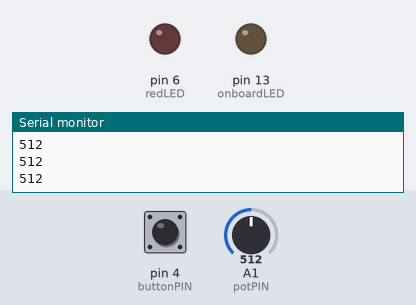
This sketch was run on a simulated Arduino Uno, built with avr-gcc and run on an emulated ATmega328P. On the bench: output pins drawn as LEDs (lit = HIGH), the last lines printed to the serial monitor. The inputs (shaded band) are chosen by the test bench; at power-on: pin 4 (buttonPIN) LOW, A1 (potPIN) = 512.

Above: at 1.2 s.
1.3 s: pin 4 (buttonPIN) pulled HIGH for 1 s
At 2.8 s:
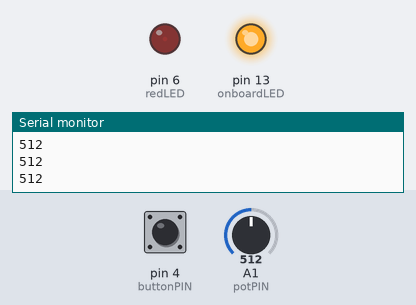
3.8 s: A1 (potPIN) set to 510
At 4.4 s:
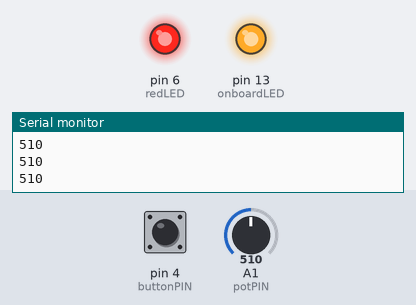
5.3 s: A1 (potPIN) set to 0
At 5.6 s:
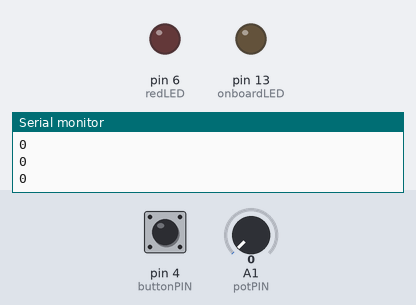
Timing chart, 0 to 8.3 s (numbered marks = the images above; inputs shaded):
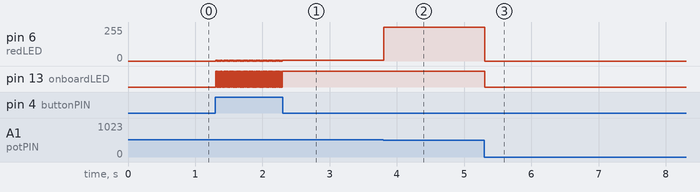

Measured:
- the behaviour switches between 511 and 510 on A1 (potPIN) (found by bisection; images 1 and 2)
- after the input at 1.3 s, pin 6 (redLED): alternates 6/255 for 0.01 s and 0/255 for 0.01 s, 95 changes in all, then stays 6/255, starting at once; pin 13 (onboardLED): alternates HIGH for 0.01 s and LOW for 0.01 s, 95 changes in all, then stays HIGH, starting at once
- after the input at 3.8 s, pin 6 (redLED): 6/255 → 254/255 at once
- after the input at 5.3 s, pin 6 (redLED): 254/255 → 0/255 at once; pin 13 (onboardLED): HIGH → LOW at once

The sketch:

07.pulseWidthModulation.ino
```cpp
/*
  Author:

  Learning Intention:
  The students will learn what 'pulse width modulation' is and how to use it to write
  analogue data on a digital PIN.

  Success Criteria:
    1.  I understand what pulse width modulation is
    2.  I can identify the PWM PINS on the Arduino Uno
    3.  I can wire an RGB LED for PWM control in TINKERCAD
    5.  I can write PWM data to multiple pins and manually change the colour of the LED

  Student Notes:

  Documentation:
    https://www.w3schools.com/colors/colors_rgb.aspt
    https://github.com/TempeHS/TempeHS_Ardunio_Bootcamp/blob/main/07.pulseWidthModulation/Pulse-Width-Modulation.jpg
  Schematic:
    https://www.tinkercad.com/things/drNDsMxGMIY?sharecode=D6x4_xTTRl_zGs7B-XGqfbQhG_xgjj3TVS_c-GNTK-c
    https://github.com/TempeHS/TempeHS_Ardunio_Bootcamp/blob/main/07.pulseWidthModulation/Bootcamp-PWMOutput.png
*/

static unsigned int redLED = 6;
static unsigned int onboardLED = 13;
static unsigned int buttonPIN = 4;
static unsigned int potPIN = A1;


//debounce parameters
unsigned long lastDebounceTime = 0;
unsigned long debounceDelay= 100; // miliseconds
int lastButtonState = LOW;
int buttonState = LOW;
bool onSTATE = false;

void setup() {
  Serial.begin(9600);
  Serial.println("Serial Monitor Configured for 9600");
  Serial.println("-----------------");
  pinMode(onboardLED, OUTPUT);
  pinMode(redLED, OUTPUT);
  pinMode(buttonPIN, INPUT);


}

void loop() {
  int reading = digitalRead(buttonPIN);

  // Check if button changed
  if (reading != lastButtonState) {
    lastDebounceTime = millis();
  }

  // If enough time has passed (debounce)
  if ((millis() - lastDebounceTime) > debounceDelay) {
    // If button state changed, update debounced state
    if (reading != buttonState) {
      buttonState = reading;

      // Only toggle on a HIGH transition (button press)
        if (buttonState == HIGH) {
        onSTATE = !onSTATE;
      }
    }
  }


  if (reading == true) {
    onSTATE = !onSTATE;
  }

  lastButtonState = reading; // Save for next loop

  unsigned int dimmer = analogRead(potPIN);
  Serial.println(dimmer);
  dimmer = map(dimmer, 0, 255, 0 , 1023);

  if (onSTATE) {
  analogWrite(onboardLED, dimmer);
  analogWrite(redLED, dimmer);

  } else {
  analogWrite(onboardLED, false);
  analogWrite(redLED, false);
  }

    delay(10); // Small delay for stability

}
```
